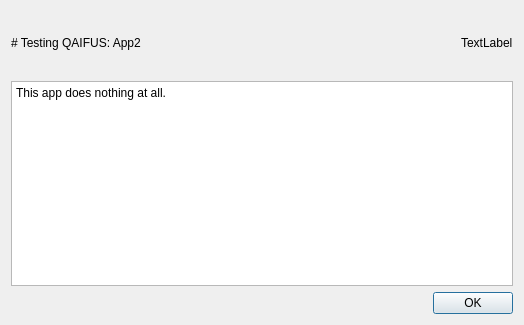
<?xml version="1.0" encoding="UTF-8"?>
<ui version="4.0">
 <class>TestApp2</class>
 <widget class="QWidget" name="TestApp2">
  <property name="geometry">
   <rect>
    <x>0</x>
    <y>0</y>
    <width>524</width>
    <height>325</height>
   </rect>
  </property>
  <property name="windowTitle">
   <string>Form</string>
  </property>
  <layout class="QVBoxLayout" name="verticalLayout">
   <item>
    <layout class="QHBoxLayout" name="horizontalLayout">
     <item>
      <widget class="QLabel" name="label">
       <property name="text">
        <string># Testing QAIFUS: App2</string>
       </property>
       <property name="textFormat">
        <enum>Qt::TextFormat::MarkdownText</enum>
       </property>
      </widget>
     </item>
     <item>
      <spacer name="horizontalSpacer">
       <property name="orientation">
        <enum>Qt::Orientation::Horizontal</enum>
       </property>
       <property name="sizeHint" stdset="0">
        <size>
         <width>40</width>
         <height>20</height>
        </size>
       </property>
      </spacer>
     </item>
     <item>
      <widget class="QLabel" name="label_2">
       <property name="sizePolicy">
        <sizepolicy hsizetype="Preferred" vsizetype="Fixed">
         <horstretch>0</horstretch>
         <verstretch>0</verstretch>
        </sizepolicy>
       </property>
       <property name="minimumSize">
        <size>
         <width>0</width>
         <height>64</height>
        </size>
       </property>
       <property name="text">
        <string>TextLabel</string>
       </property>
      </widget>
     </item>
    </layout>
   </item>
   <item>
    <widget class="QPlainTextEdit" name="plainTextEdit">
     <property name="readOnly">
      <bool>true</bool>
     </property>
     <property name="plainText">
      <string>This app does nothing at all.</string>
     </property>
    </widget>
   </item>
   <item>
    <widget class="QDialogButtonBox" name="buttonBox">
     <property name="standardButtons">
      <set>QDialogButtonBox::StandardButton::Ok</set>
     </property>
    </widget>
   </item>
  </layout>
 </widget>
 <resources/>
 <connections>
  <connection>
   <sender>buttonBox</sender>
   <signal>accepted()</signal>
   <receiver>TestApp2</receiver>
   <slot>close()</slot>
   <hints>
    <hint type="sourcelabel">
     <x>460</x>
     <y>301</y>
    </hint>
    <hint type="destinationlabel">
     <x>565</x>
     <y>299</y>
    </hint>
   </hints>
  </connection>
 </connections>
</ui>
